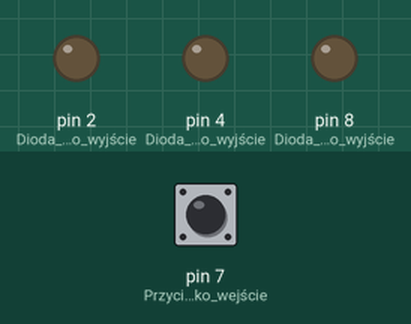
Simulated run of this sketch. Board: Arduino Uno, built with avr-gcc and run on an emulated ATmega328P. Parts: output pins drawn as LEDs (lit = HIGH). The test bench sets the inputs (shaded band); at power-on: pin 7 (Przycisk_jako_wejście) HIGH.

Above: at 1.2 s.
1.3 s: pin 7 (Przycisk_jako_wejście) pulled LOW for 0.15 s
At 1.37 s:
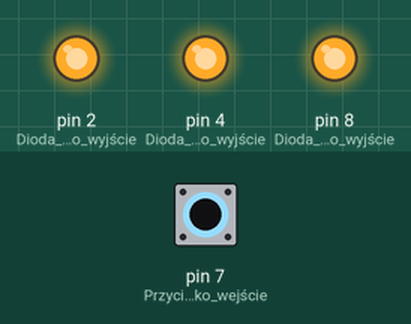
2.9 s: pin 7 (Przycisk_jako_wejście) pulled LOW for 3.2 s
At 6.4 s:
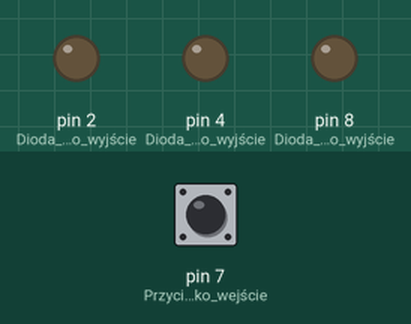
Timing chart, 0 to 7.9 s (numbered marks = the images above; inputs shaded):
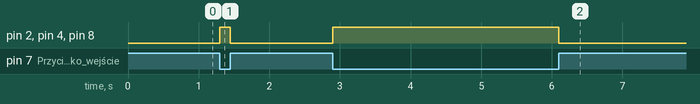

Measured:
- after the input at 1.3 s, pin 2 (Dioda_jako_wyjście), pin 4 (Dioda_jako_wyjście), pin 8 (Dioda_jako_wyjście): LOW → HIGH at once, → LOW 0.15 s later
- after the input at 2.9 s, pin 2 (Dioda_jako_wyjście), pin 4 (Dioda_jako_wyjście), pin 8 (Dioda_jako_wyjście): LOW → HIGH at once, → LOW 3.2 s later

The sketch:

diody.ino
```cpp
void setup() {
  pinMode(8, OUTPUT); //Dioda jako wyjście
  pinMode(4, OUTPUT); //Dioda jako wyjście
  pinMode(2, OUTPUT); //Dioda jako wyjście
  pinMode(7, INPUT_PULLUP); //Przycisk jako wejście
  digitalWrite(8, LOW); //Wyłączenie diody
}

void loop()
{
  if (digitalRead(7) == LOW) { //Jeśli przycisk wciśnięty
    digitalWrite(8, HIGH);
    digitalWrite(4, HIGH);
    digitalWrite(2, HIGH);
  } else { //Jeśli warunek nie został spełniony (przycisk nie jest wciśnięty)
    digitalWrite(8, LOW); //Wyłącz diodę
    digitalWrite(4, LOW); //Wyłącz diodę
    digitalWrite(2, LOW); //Wyłącz diodę
  }
}
```
